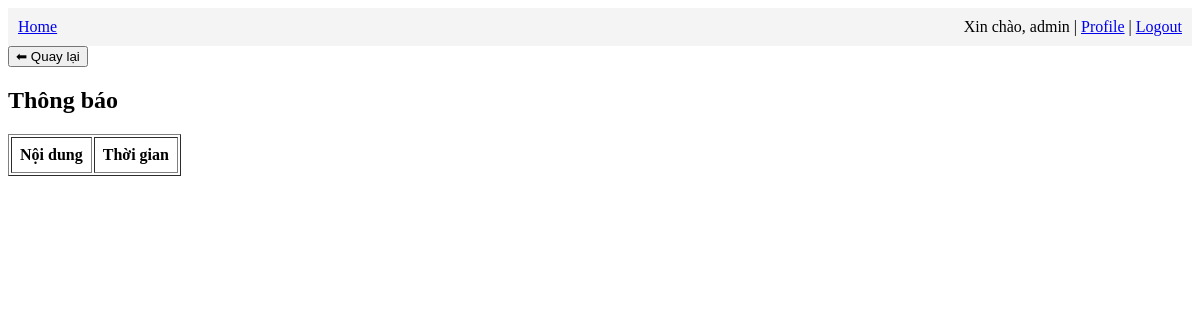
Page /admin/notifications (signed in) on the earlier database version.
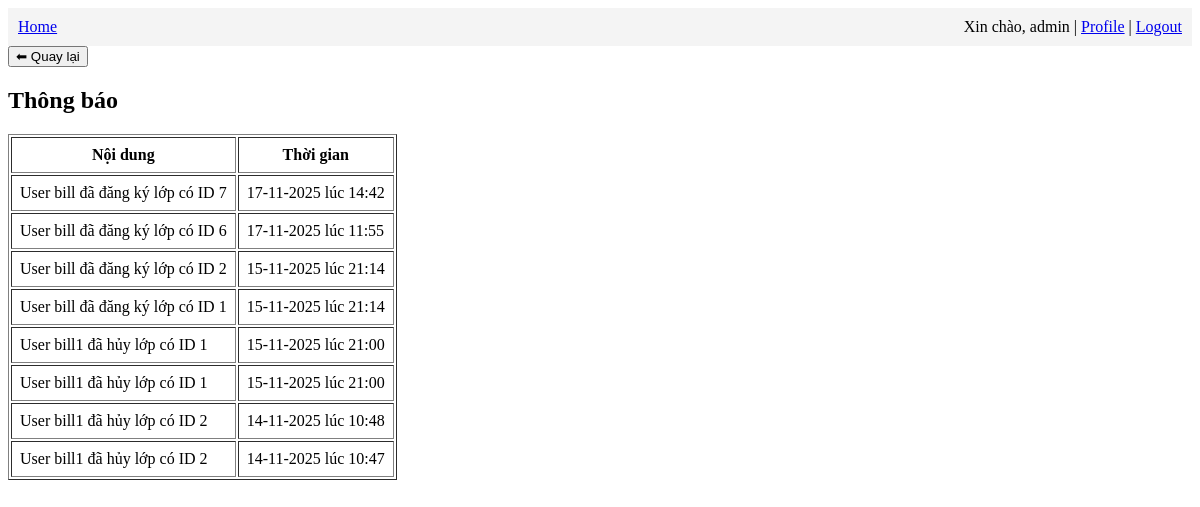
Same page on the later database version.
### app/models.py (models this page shows)
class Notification(db.Model):
    id = db.Column(db.Integer, primary_key=True)
    message = db.Column(db.String(255), nullable=False)
    is_read = db.Column(db.Boolean, default=False)
    timestamp = db.Column(db.DateTime, default=datetime.utcnow)
    @property
    def timestamp_vn(self):
        return self.timestamp + timedelta(hours=7)

### app/admin/routes.py (the view)
    def wrapper(*args, **kwargs):
        if current_user.role != "admin":
            flash("Bạn không có quyền truy cập.")
            return redirect(url_for("main.index"))
        return func(*args, **kwargs)

### app/admin/routes.py (called while the page is built)
def admin_required(func):
    def wrapper(*args, **kwargs):
        if current_user.role != "admin":
            flash("Bạn không có quyền truy cập.")
            return redirect(url_for("main.index"))
        return func(*args, **kwargs)
    wrapper.__name__ = func.__name__
    return wrapper

@bp.route('/notifications')
@login_required
@admin_required
def notifications():
    notes = Notification.query.order_by(Notification.timestamp.desc()).all()
    return render_template('admin/notifications.html', notes=notes)

### app/models.py (called while the page is built)
@login.user_loader
def load_user(id):
    return db.session.get(User, int(id))

### app/admin/templates/admin/notifications.html (shortened to what this page needs)
{% extends "base.html" %}
{% block content %}
    <h2>Thông báo</h2>
    <table border="1" cellpadding="8">
        <tr>
            <th>Nội dung</th>
            <th>Thời gian</th>
        </tr>
        {% for n in notes %}
        <tr>
            <td>{{ n.message }}</td>
            <td>{{ n.timestamp_vn.strftime("%d-%m-%Y lúc %H:%M") }}</td>
        </tr>
        {% endfor %}
    </table>
{% endblock %}

Differences in the rows shown:
added Notification: message "User bill đã đăng ký lớp có ID 7", timestamp_vn "17-11-2025 lúc 14:42"
added Notification: message "User bill đã đăng ký lớp có ID 6", timestamp_vn "17-11-2025 lúc 11:55"
added Notification: message "User bill đã đăng ký lớp có ID 2", timestamp_vn "15-11-2025 lúc 21:14"
added Notification: message "User bill đã đăng ký lớp có ID 1", timestamp_vn "15-11-2025 lúc 21:14"
added Notification: message "User bill1 đã hủy lớp có ID 1", timestamp_vn "15-11-2025 lúc 21:00"
added Notification: message "User bill1 đã hủy lớp có ID 1", timestamp_vn "15-11-2025 lúc 21:00"
added Notification: message "User bill1 đã hủy lớp có ID 2", timestamp_vn "14-11-2025 lúc 10:48"
added Notification: message "User bill1 đã hủy lớp có ID 2", timestamp_vn "14-11-2025 lúc 10:47"
